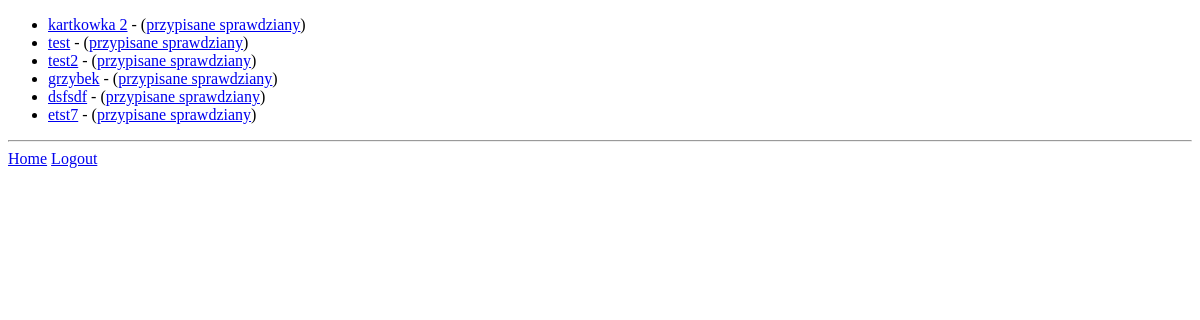
The page /test/list/ (signed in) on the database as committed earlier.
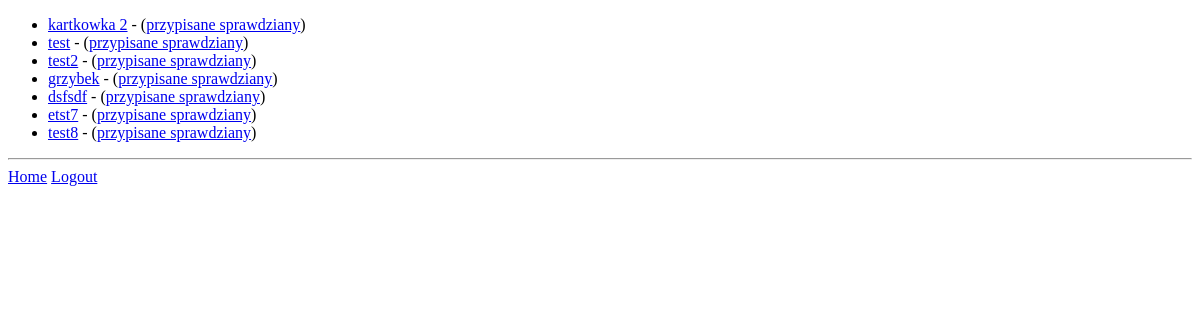
The same page on the database as committed later.
### tests/models.py (models this page shows, shortened)
class BlankTest(models.Model):
    label = models.CharField(max_length=128, blank=False, null=False)
    teacher = models.ForeignKey(Teacher, on_delete=models.CASCADE)
    students = models.ForeignKey(Class, on_delete=models.CASCADE, null=True)
    is_active = models.BooleanField(default=False)

### teacher/decorators.py (the view)
    def wrapper_func(request, *args, **kwargs):
        if Teacher.objects.filter(user=request.user):
            return view_func(request, *args, **kwargs)
        return redirect('home')

### tests/views.py (called while the page is built)
@teacher_only
def test_list(request):
    tests = BlankTest.objects.filter(teacher=request.user.teacher).all()
    return render(request, 'tests/tests.html', {'tests': tests})

### templates/tests/tests.html (shortened to what this page needs)
{% extends 'base.html' %}
{% block content %}
    <ul>
    {% for test in tests %}
        <li><a href="{% url 'task_list' test.id %}">{{ test.label }}</a>
         - (<a href="{% url 'test_students' test.id %}" >przypisane sprawdziany</a>)
        </li>
    {% endfor %}
    </ul>
{% endblock %}

Rows that differ between the two databases and show on the page:
added BlankTest: label "test8"
